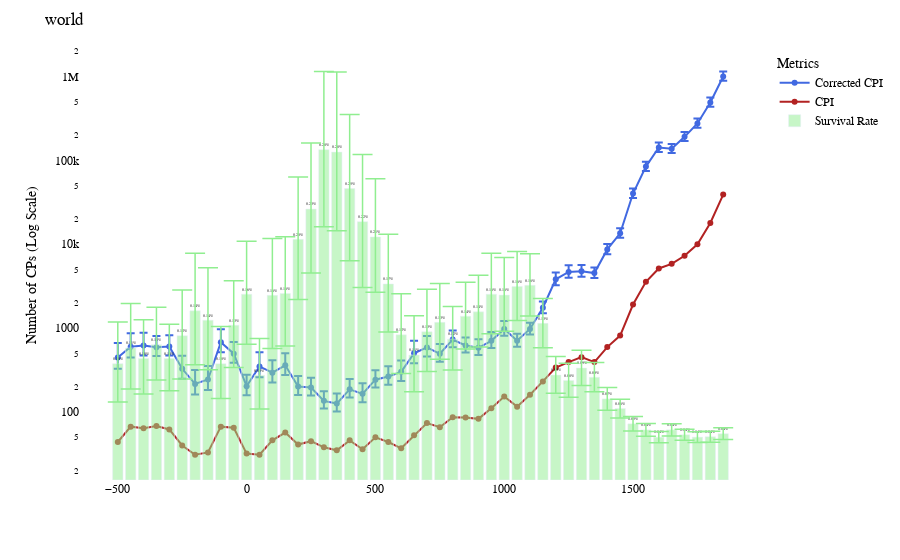

The cell this chart's notebook holds for it:
### Code cell
import plotly.graph_objects as go

# Create a plot
fig = go.Figure()

# Add trace for N_est with error bars on the left y-axis
fig.add_trace(go.Scatter(
    x=df['decade'], y=df['N_est'],
    mode='lines+markers',
    name='Corrected CPI',
    line=dict(color='royalblue'),
    yaxis='y1',  # Assign to the left y-axis
    error_y=dict(
        type='data',  # represent data variability
        symmetric=False,
        array=df['N_est_max'] - df['N_est'],
        arrayminus=df['N_est'] - df['N_est_min']
    )
))

# Add trace for score on the left y-axis
fig.add_trace(go.Scatter(
    x=df['decade'], y=df['score'],
    mode='lines+markers',
    name='CPI',
    line=dict(color='firebrick'),
    yaxis='y1'  # Keep on the left y-axis
))

# Add bar trace for survival_rate with error bars on the right y-axis
fig.add_trace(go.Bar(
    x=df['decade'], y=df['survival_rate'],
    name='Survival Rate',
    marker=dict(color='rgba(144, 238, 144, 0.5)'),
    yaxis='y2',  # Assign to the right y-axis
    error_y=dict(
        type='data',
        symmetric=False,
        array=df['survival_rate_max'] - df['survival_rate'],
        arrayminus=df['survival_rate'] - df['survival_rate_min'],
        color='lightgreen',  # Color of the error bars
        thickness=1.5,  # Set the thickness of the error bars (optional)
        width=10  # Set the width of the error bar caps (optional)
    )
))

fig.update_traces(texttemplate='%{y:.2f}%', textposition='outside', selector=dict(type='bar'))

# Customize the layout with a secondary y-axis
fig.update_layout(
    title=region_name,
    xaxis_title='',
    yaxis=dict(
        title='Number of CPs (Log Scale)',
        titlefont=dict(color='black'),
        tickfont=dict(color='black')
    ),
    yaxis2=dict(
        title='Survival Rate',
        titlefont=dict(color='white'),
        tickfont=dict(color='white'),
        anchor="free",
        overlaying="y",
        side="right",
        position=0.98
    ),
    legend_title='Metrics',
    font=dict(
        family="Arial, sans-serif",
        size=12,
        color="black"
    ),
    plot_bgcolor='white',
    hovermode="x unified"
)

fig.update_layout(yaxis_type='log')
fig.update_xaxes(showgrid=False)
fig.update_yaxes(showgrid=True)
fig.update_layout(
    margin=dict(t=50)  # Increase the top margin
)

# Show the figure
fig.show()

### Figure 1 — Plotly figure (JSON) as saved in the notebook; plotly's stock layout.template omitted (floating-point values rounded to 4 significant figures)
{"data": [{"error_y": {"array": [219.4, 270.6, 257.1, 210.7, 217.6, 140.8, 101.1, 109.5, 291.9, 186.9, 75.01, 167.2, 119.1, 141.3, 67.15, 60.62, 41.36, 39.8, 61.47, 56.47, 71.71, 86.08, 109.5, 207.3, 215.5, 150.7, 205.6, 155.3, 154.6, 191.6, 238.6, 151.0, 182.8, 324.2, 798.3, 946.3, 881.8, 746.7, 1419.0, 2037.0, 5937.0, 12180.0, 21080.0, 18960.0, 26650.0, 39690.0, 70680.0, 145700.0], "arrayminus": [118.2, 151.3, 150.2, 128.5, 132.3, 79.0, 54.98, 60.44, 165.2, 110.8, 45.09, 90.61, 69.36, 84.24, 41.48, 38.46, 26.01, 24.75, 37.78, 34.01, 47.03, 53.82, 66.63, 120.6, 131.3, 97.68, 137.3, 106.9, 104.2, 127.8, 165.3, 108.6, 136.2, 240.7, 574.8, 692.2, 650.2, 566.5, 1075.0, 1568.0, 4593.0, 9451.0, 16350.0, 14940.0, 21050.0, 31120.0, 55020.0, 112700.0], "symmetric": false, "type": "data"}, "line": {"color": "royalblue"}, "mode": "lines+markers", "name": "Corrected CPI", "type": "scatter", "x": [-500, -450, -400, -350, -300, -250, -200, -150, -100, -50, 0, 50, 100, 150, 200, 250, 300, 350, 400, 450, 500, 550, 600, 650, 700, 750, 800, 850, 900, 950, 1000, 1050, 1100, 1150, 1200, 1250, 1300, 1350, 1400, 1450, 1500, 1550, 1600, 1650, 1700, 1750, 1800, 1850], "y": [447.3, 599.9, 622.3, 594.3, 603.3, 327.9, 216.7, 244.2, 681.5, 496.7, 203.6, 349.8, 294.5, 361.3, 201.5, 196.4, 136.0, 126.2, 186.6, 164.8, 243.3, 265.4, 301.4, 501.8, 590.1, 494.9, 730.4, 621.0, 583.7, 706.4, 978.5, 708.9, 977.8, 1751.0, 3821.0, 4679.0, 4762.0, 4534.0, 8675.0, 13510.0, 40250.0, 84260.0, 142100.0, 137700.0, 190700.0, 275300.0, 489400.0, 999400.0], "yaxis": "y"}, {"line": {"color": "firebrick"}, "mode": "lines+markers", "name": "CPI", "type": "scatter", "x": [-500, -450, -400, -350, -300, -250, -200, -150, -100, -50, 0, 50, 100, 150, 200, 250, 300, 350, 400, 450, 500, 550, 600, 650, 700, 750, 800, 850, 900, 950, 1000, 1050, 1100, 1150, 1200, 1250, 1300, 1350, 1400, 1450, 1500, 1550, 1600, 1650, 1700, 1750, 1800, 1850], "y": [44, 67, 64, 68, 62, 40, 31, 33, 67, 65, 32, 31, 46, 57, 41, 45, 38, 35, 46, 36, 50, 44, 37, 53, 74, 66, 87, 86, 83, 111, 153, 116, 161, 232, 339, 394, 451, 394, 595, 816, 1912, 3568, 5149, 5839, 7288, 9981, 17903, 39109], "yaxis": "y"}, {"error_y": {"array": [-0.03237, -0.03472, -0.03006, -0.02995, -0.02724, -0.03665, -0.0455, -0.04184, -0.02948, -0.03578, -0.0423, -0.02867, -0.04497, -0.04435, -0.05088, -0.05404, -0.06515, -0.06648, -0.06106, -0.05575, -0.04679, -0.04059, -0.0327, -0.03088, -0.03355, -0.03113, -0.02616, -0.02771, -0.02978, -0.03353, -0.03065, -0.02873, -0.02594, -0.02069, -0.01534, -0.01417, -0.0148, -0.01229, -0.009644, -0.007916, -0.006106, -0.005348, -0.004681, -0.005133, -0.004684, -0.004568, -0.004615, -0.004979], "arrayminus": [-0.03533, -0.03768, -0.03271, -0.03158, -0.02887, -0.03871, -0.04864, -0.04444, -0.03146, -0.03758, -0.0447, -0.03098, -0.04811, -0.04797, -0.05277, -0.05579, -0.06608, -0.06766, -0.06255, -0.05681, -0.04925, -0.04216, -0.03483, -0.0334, -0.03589, -0.03279, -0.02758, -0.0288, -0.0309, -0.03469, -0.03179, -0.0296, -0.02664, -0.0211, -0.01571, -0.01462, -0.01498, -0.01241, -0.009698, -0.007936, -0.006119, -0.00535, -0.004711, -0.005164, -0.004741, -0.00462, -0.004632, -0.004974], "color": "lightgreen", "symmetric": false, "thickness": 1.5, "type": "data", "width": 10}, "marker": {"color": "rgba(144, 238, 144, 0.5)"}, "name": "Survival Rate", "textposition": "outside", "texttemplate": "%{y:.2f}%", "type": "bar", "x": [-500, -450, -400, -350, -300, -250, -200, -150, -100, -50, 0, 50, 100, 150, 200, 250, 300, 350, 400, 450, 500, 550, 600, 650, 700, 750, 800, 850, 900, 950, 1000, 1050, 1100, 1150, 1200, 1250, 1300, 1350, 1400, 1450, 1500, 1550, 1600, 1650, 1700, 1750, 1800, 1850], "y": [0.09837, 0.1117, 0.1028, 0.1144, 0.1028, 0.122, 0.1431, 0.1351, 0.09831, 0.1309, 0.1571, 0.08862, 0.1562, 0.1578, 0.2035, 0.2291, 0.2794, 0.2773, 0.2465, 0.2184, 0.2055, 0.1658, 0.1227, 0.1056, 0.1254, 0.1333, 0.1191, 0.1385, 0.1422, 0.1571, 0.1564, 0.1636, 0.1647, 0.1325, 0.08873, 0.0842, 0.09471, 0.0869, 0.06859, 0.06041, 0.0475, 0.04235, 0.03623, 0.04241, 0.03821, 0.03625, 0.03658, 0.03913], "yaxis": "y2"}], "layout": {"font": {"color": "black", "family": "Arial, sans-serif", "size": 12}, "hovermode": "x unified", "legend": {"title": {"text": "Metrics"}}, "margin": {"t": 50}, "plot_bgcolor": "white", "title": {"text": "world"}, "xaxis": {"showgrid": false, "title": {"text": ""}}, "yaxis": {"showgrid": true, "tickfont": {"color": "black"}, "title": {"font": {"color": "black"}, "text": "Number of CPs (Log Scale)"}, "type": "log"}, "yaxis2": {"anchor": "free", "overlaying": "y", "position": 0.98, "showgrid": true, "side": "right", "tickfont": {"color": "white"}, "title": {"font": {"color": "white"}, "text": "Survival Rate"}}}}
